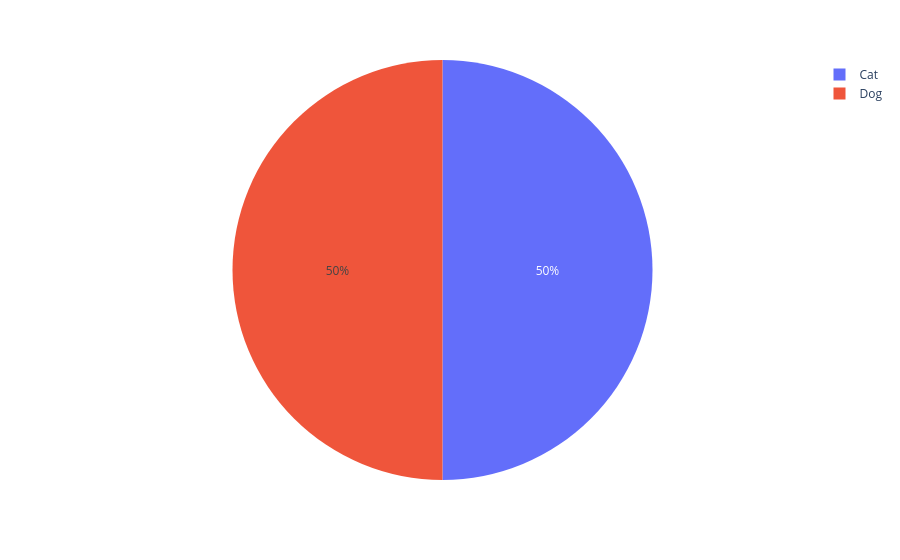

The cell this chart's notebook holds for it:
### Code cell
class_names = ['Cat', 'Dog']

cat_dir = './PetImages/Cat'
dog_dir = './PetImages/Dog'
n_cats = len(os.listdir(cat_dir))
n_dogs = len(os.listdir(dog_dir))
n_images = [n_cats, n_dogs]
px.pie(names=class_names, values=n_images)

### Figure 1 — Plotly figure (JSON) as saved in the notebook; plotly's stock layout.template omitted (floating-point values rounded to 4 significant figures)
{"data": [{"domain": {"x": [0, 1], "y": [0, 1]}, "hovertemplate": "label=%{label}<br>value=%{value}<extra></extra>", "labels": ["Cat", "Dog"], "legendgroup": "", "name": "", "showlegend": true, "type": "pie", "values": [12501, 12501]}], "layout": {"legend": {"tracegroupgap": 0}, "margin": {"t": 60}}}
